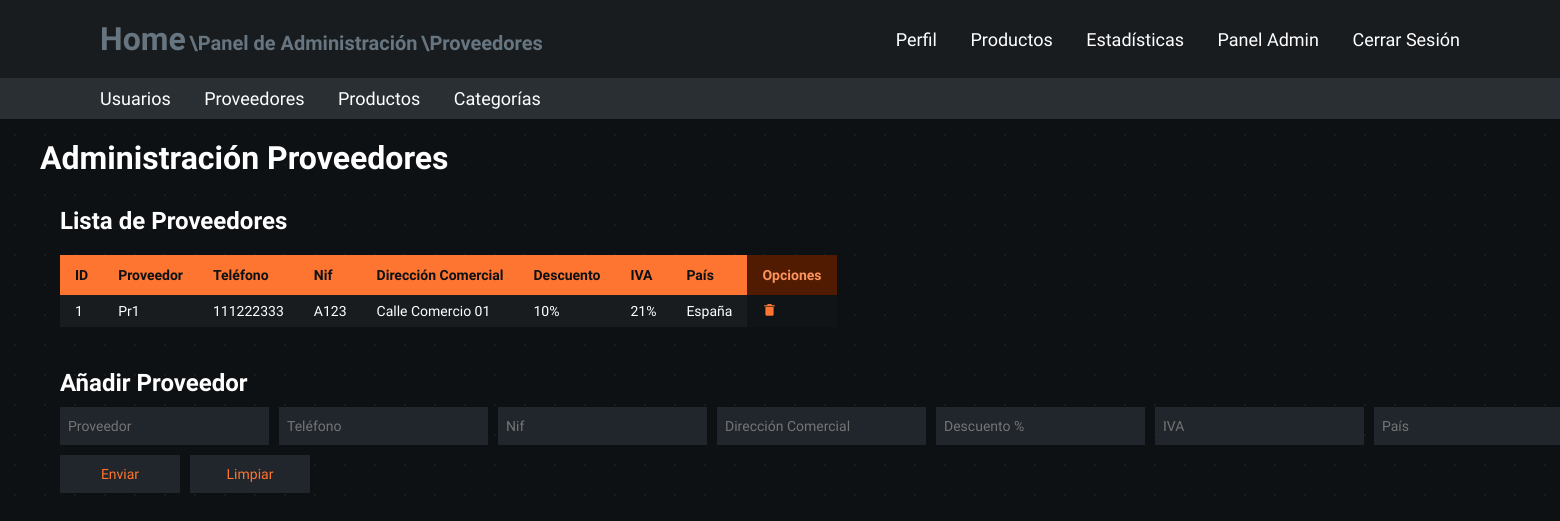
Page /admin-panel/suppliers (signed in) on the committed database.
### models.py (models this page shows, shortened)
class Suppliers(db.Base):
    __tablename__ = "suppliers"
    supplier_id = Column(Integer, primary_key=True)
    supplier_name = Column(String(255), nullable=False, server_default="unidentified_supplier")
    supplier_phone = Column(Integer, nullable=False, server_default="0000")
    supplier_commercial_address = Column(String(255), nullable=False, server_default="unidentified_comercial_address")
    supplier_country = Column(String(255), nullable=False, server_default="unidentified_country")
    supplier_nif = Column(String(255), nullable=False, server_default="unidentified_nif")
    supplier_discount = Column(Integer, nullable=False, server_default="0")
    supplier_iva = Column(Integer, nullable=False, server_default="0")

### app.py (the view)
@app.route("/admin-panel/suppliers")
@admin_login_required
def admin_panel_suppliers():
    registered_suppliers = db.session.query(Suppliers).order_by(Suppliers.supplier_id)
    return render_template("admin_suppliers.html", is_admin=session["is_admin"],
                           registered_suppliers=registered_suppliers)

### app.py (called while the page is built)
@app.before_request
def validate_session():
    if request.endpoint == 'static':
        return
    time.sleep(0.3)
    if 'user_id' in session:
        user = db.session.query(Users).filter_by(user_id=session['user_id']).first()
        if not user:
            session.clear()
            flash("Sesión Expirada", "warning")
            return redirect(url_for("login"))
        elif user.role_id != session.get('role_id'):
            session['role_id'] = user.role_id
            session['is_admin'] = user.role_id == 0

def admin_login_required(original_function):
    @wraps(original_function)
    def decorated_function(*args, **kwargs):
        redirect_url = None
        if 'user_id' not in session:
            print("Not Logged In")
            return redirect(url_for('login'))
        user = db.session.query(Users).filter_by(user_id=session['user_id']).first()
        if not user or user.role_id != 0:
            print("Insufficient Roles")
            redirect_url = url_for('home')
        if redirect_url:
            return redirect(redirect_url)
        return original_function(*args, **kwargs)
    return decorated_function

### templates/admin_suppliers.html (shortened to what this page needs)
<!DOCTYPE html>
<html lang="es">
<head>
    <link rel="stylesheet" href="/static/variables.css">
    <link rel="stylesheet" href="/static/main.css">
    <link rel="stylesheet" href="/static/containers.css">
    <link rel="stylesheet" href="/static/navbars.css">
    <link rel="stylesheet" href="/static/tables.css">
    <link rel="stylesheet" href="/static/fonts.css">
    <link rel="stylesheet" href="/static/forms.css">
    <link href='https://unpkg.com/boxicons@2.1.4/css/boxicons.min.css' rel='stylesheet'>
</head>
<body class="general-body">
    <header class="header">
        <span>
            <a href="/" class="home">Home</a>
            <a href="/admin-panel" class="subrute"> \Panel de Administración</a>
            <a href="/admin-panel/suppliers" class="subrute"> \Proveedores</a>
        </span>
        <nav class="navbar">
            <a href="/profile">Perfil</a>
            <a href="/products">Productos</a>
            <a href="/statistics">Estadísticas</a>
            {% if is_admin == True %}
                <a href="/admin-panel">Panel Admin</a>
            {% endif %}
            <a class="log-out" href="/cerrar-login">Cerrar Sesión</a>
        </nav>
    </header>
    <header class="admin-header">
        <nav class="admin-navbar">
            <a href="/admin-panel/users">Usuarios</a>
            <a href="/admin-panel/suppliers">Proveedores</a>
            <a href="/admin-panel/products">Productos</a>
            <a href="/admin-panel/categories">Categorías</a>
        </nav>
    </header>
    <section class="container-type-1">
        <h1>Administración Proveedores</h1>
    </section>
    <section class="container-type-1 flex-container flex-jst-sb">
        <article class="container-type-1 no-margin full-width">
            <section class="container-type-1 flex-container flex-column no-margin">
                <h2>Lista de Proveedores</h2>
                <section class="container-type-2 overflow">
                    <table class="table-type-1 no-table-margin table-sticky-header alternate hover">
                        <thead>
                            <tr>
                                <th class="th-title">ID</th>
                                <th class="th-title">Proveedor</th>
                                <th class="th-title">Teléfono</th>
                                <th class="th-title">Nif</th>
                                <th class="th-title">Dirección Comercial</th>
                                <th class="th-title">Descuento</th>
                                <th class="th-title">IVA</th>
                                <th class="th-title">País</th>
                                <th class="th-option">Opciones</th>
                            </tr>
                        </thead>
                        <tbody>
                            {% if registered_suppliers %}
                            {% for supplier in registered_suppliers %}
                            <tr>
                                <td>{{supplier.supplier_id}}</td>
                                <td>{{supplier.supplier_name}}</td>
                                <td>{{supplier.supplier_phone}}</td>
                                <td>{{supplier.supplier_nif}}</td>
                                <td>{{supplier.supplier_commercial_address}}</td>
                                <td>{{supplier.supplier_discount}}%</td>
                                <td>{{supplier.supplier_iva}}%</td>
                                <td>{{supplier.supplier_country}}</td>
                                <td class="td-option">
                                    <form action="/admin-panel/suppliers/delete-supplier/{{ supplier.supplier_id }}" method="POST" class="option-subform">
                                        <button type="submit">
                                            <i class='bx bxs-trash-alt'></i>
                                        </button>
                                    </form>
                                </td>
                            </tr>
                            {% endfor %}
                            {% endif %}
                        </tbody>
                    </table>
                </section>
            </section>
        </article>
    </section>
    <section class="container-type-1 flex-container">
        <article class="no-margin">
            <h2>Añadir Proveedor</h2>
            <form action="/admin-panel/suppliers/add-supplier" method="POST" class="table-form-type-1">
                <fieldset class="flex-container">
                    <section>
                        <input type="text" id="name_input" placeholder="Proveedor" name="txtSupplierName" required autocomplete="off">
                    </section>
                    <section>
                        <input type="tel" id="phone_input" placeholder="Teléfono" name="txtSupplierPhone" required autocomplete="off" pattern="[0-9]+">
                    </section>
                    <section>
                        <input type="text" id="nif_input" placeholder="Nif" name="txtSupplierNif" required autocomplete="off">
                    </section>
                    <section>
                        <input type="text" id="direction_input" placeholder="Dirección Comercial" name="txtSupplierAddress" required autocomplete="off">
                    </section>
                    <section>
                        <input type="number" id="discount_input" placeholder="Descuento %" name="txtSupplierDiscount" required autocomplete="off">
                    </section>
                    <section>
                        <input type="number" id="iva_input" placeholder="IVA" name="txtSupplierIva" required autocomplete="off">
                    </section>
                    <section>
                        <input type="text" id="country_input" placeholder="País" name="txtSupplierCountry" required autocomplete="off">
                    </section>
                </fieldset>
                <fieldset>
                    <section class="flex-container">
                        <section>
                            <button type="submit">Enviar</button>
                        </section>
                        <section>
                            <button type="reset">Limpiar</button>
                        </section>
                    </section>
                </fieldset>
                <fieldset>
                    <section id="error-message" class="general-form-message error">
                    </section>
                    <section id="success-message" class="general-form-message success">
                    </section>
                </fieldset>
            </form>
        </article>
    </section>
</body>
</html>

### static/variables.css (style rules this page uses)
:root { --background-gray: #0e1114; --background-details: #181c1f; --unregistered-background-details: rgba(255, 255, 255, 0.05); --t04-gray: rgba(255, 255, 255, 0.4); --t02-gray: rgba(255, 255, 255, 0.2); --t1-white: rgba(255, 255, 255, 1); --error-red: rgb(239 68 68); --success-green: rgb(122, 239, 68); --warning-yellow: rgb(236, 218, 52); --delete-red: rgb(197, 17, 17); --delete-red-c: rgb(235, 38, 38); --light-gray: #b3b3b3; --main-gray: #181c1f; --main-gray-c: #292f33; --bgray-1: #181c1f; --bgray-1-c: #101416; --bgray-2: #20262c; --bgray-2-c: #151a1f; --bgray-3: #0e1114; --bgray-4: #3a454d; --bgray-5: #667580; --main-orange: #fd7530; --pale-orange: #fd935d; --dark-orange: #501b00; --main-green: #30fd30; --pale-green: #3dff57; --dark-green: #005004; --main-blue: #4632fc; --pale-blue: #5c51ff; --dark-blue: #0c0050; --main-magenta: #eb28fd; --pale-magenta: #ff51f6; --dark-magenta: #470050; --highlight-red: rgb(239 68 68); }

### static/main.css (style rules this page uses)
* { margin: 0; padding: 0; box-sizing: border-box; font-family: "Lexend", Arial, Helvetica, sans-serif; color: var(--t1-white); }
body { min-height: 100dvh; background-color: var(--background-gray); }
.general-body { background-size: 30px 30px; background-image: radial-gradient(circle, var(--background-details) 1px, var(--background-gray) 1px); }
header { top: 0; left: 0; width: 100%; padding: 20px 100px; margin: 0; }
.header { background: var(--main-gray); display: flex; justify-content: space-between; align-items: center; z-index: 100; }
.admin-header { background: var(--main-gray-c); display: flex; justify-content: space-between; align-items: center; z-index: 100; padding: 10px 100px; }

### static/containers.css (style rules this page uses)
.container-type-1 { margin: 20px 40px; max-height: 500px; }
.container-type-2 { margin: 10px 20px; max-height: 500px; }
.overflow { flex: 1 1 auto; overflow-y: auto; width: fit-content; scrollbar-color: var(--main-orange) transparent; scroll-behavior: smooth; }
.no-margin { margin: 0; }
.full-width { width: 100%; }
.flex-container { display: flex; }
.flex-column { flex-direction: column; }
.flex-jst-sb { justify-content: space-between; }

### static/navbars.css (style rules this page uses)
.navbar a { position: relative; font-size: 18px; color: var(--t1-white); font-weight: 500; text-decoration: none; margin-left: 30px; transition: .3s; }
.admin-navbar a { position: relative; font-size: 18px; color: var(--t1-white); font-weight: 500; text-decoration: none; margin-right: 30px; transition: .3s; }
.home { color: var(--bgray-5); font-size: 32px; text-decoration: none; font-weight: 700; transition: .3s; }
.subrute { color: var(--bgray-5); font-size: 20px; text-decoration: none; font-weight: 700; transition: .3s; }

### static/tables.css (style rules this page uses)
.table-type-1 { margin: 10px 20px; border-collapse: collapse; width: 100%; min-width: 670px; position: relative; }
.table-type-1 thead tr .th-title { background-color: var(--main-orange); text-align: left; color: var(--bgray-3); font-weight: 700; }
.table-type-1 thead tr .th-option { background-color: var(--dark-orange); text-align: left; color: var(--pale-orange); font-weight: 700; }
.table-type-1 tbody tr { background-color: var(--bgray-1); border-bottom: 2px solid var(--bgray-3); }
.table-type-1 tbody tr .td-option { background-color: var(--bgray-1-c); border-bottom: 2px solid var(--bgray-3); transition: 0.2s; }
.table-type-1 tbody td { padding: 8px 15px; transition: 0.2s; }
.table-type-1 thead th { padding: 12px 15px; }
.table-sticky-header th { position: sticky; top: 0; }
.no-table-margin { margin: 0; }

### static/forms.css (style rules this page uses)
.table-form-type-1 { margin: 10px 20px; display: flex; flex-direction: column; min-width: 670px; }
.table-form-type-1 fieldset { border: none; outline: none; margin: 0 0 10px 0; }
.table-form-type-1 input, .table-form-type-1 select { height: 38px; background-color: var(--bgray-2); border: none; outline: none; padding: 10px 8px; margin: 0 10px 0 0; transition: 0.3s; }
.table-form-type-1 button { color: var(--main-orange); height: 38px; min-width: 120px; background-color: var(--bgray-2); border: none; outline: none; padding: 10px 8px; margin: 0 10px 0 0; transition: 0.3s; }
.option-subform button { color: transparent; background-color: transparent; border: none; margin: 0; padding: 0; }
.option-subform button i { color: var(--main-orange); transition: 0.3s; }
.general-form-message { font-size: 14px; font-weight: 500; padding: 10px 0 0 20px; opacity: 1; }
.general-form-message.error { color: var(--error-red); }
.general-form-message.success { color: var(--success-green); }

### rows in the picture
Suppliers: supplier_id "1", supplier_name "Pr1", supplier_phone "111222333", supplier_nif "A123", supplier_commercial_address "Calle Comercio 01", supplier_discount "10", supplier_iva "21", supplier_country "España"
